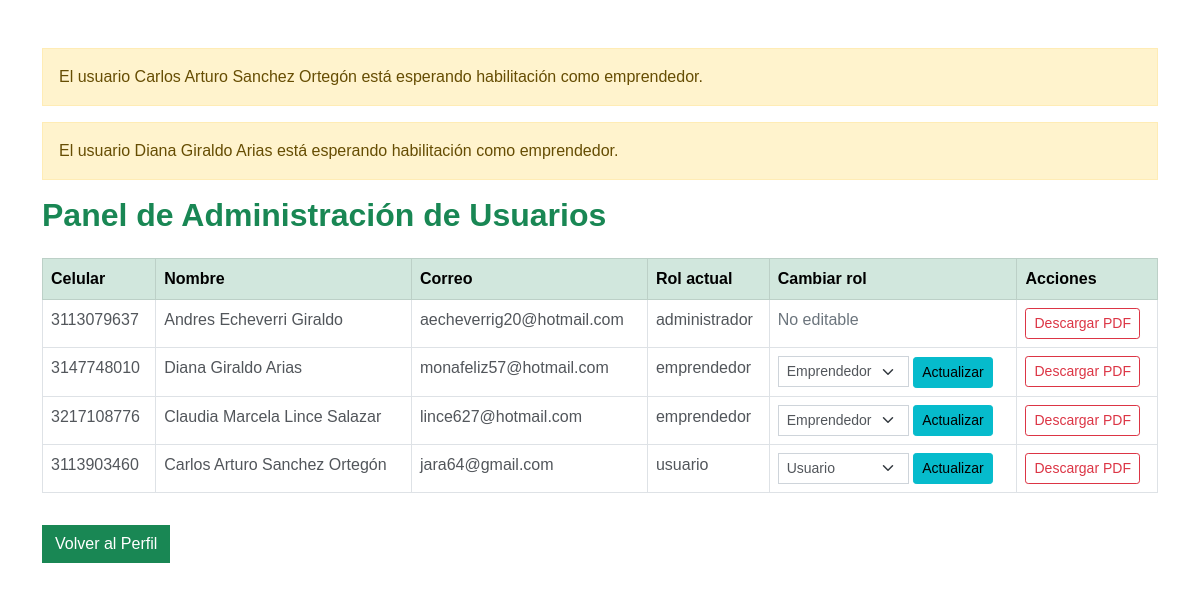
Page /admin_panel.php (signed in) on the earlier database version.
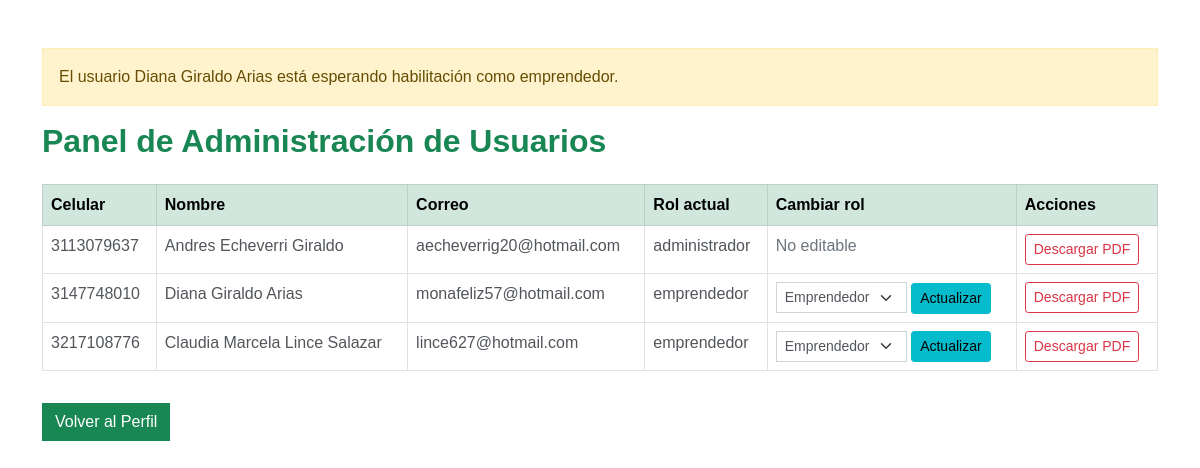
Same page on the later database version.
### tables this page shows
CREATE TABLE `notificaciones` (
  `id` int(11) NOT NULL,
  `usuario_id` int(11) DEFAULT NULL,
  `mensaje` varchar(255) DEFAULT NULL,
  `leida` tinyint(1) DEFAULT 0,
  `fecha` datetime DEFAULT current_timestamp()
);

CREATE TABLE `usuarios` (
  `id` int(11) NOT NULL,
  `numero_documento` varchar(20) NOT NULL,
  `tipo_documento` enum('CC','CE','PPT') NOT NULL,
  `nombre_completo` varchar(100) NOT NULL,
  `celular` varchar(10) NOT NULL,
  `correo` varchar(100) DEFAULT NULL,
  `contrasena` varchar(255) NOT NULL,
  `comuna` varchar(50) NOT NULL,
  `barrio` varchar(50) NOT NULL,
  `direccion` varchar(255) DEFAULT NULL,
  `emprendimiento` varchar(100) NOT NULL,
  `habilitado` tinyint(1) DEFAULT 0,
  `foto` varchar(255) DEFAULT NULL,
  `rol` varchar(50) DEFAULT 'usuario',
  `fecha_registro` datetime DEFAULT current_timestamp(),
  `instagram` varchar(255) DEFAULT NULL,
  `facebook` varchar(255) DEFAULT NULL,
  `resena` text DEFAULT NULL
);

### admin_panel.php (the view, shortened to what this page needs)
<?php
include("conexion.php");
$usuarios = $conn->query("SELECT numero_documento, celular, nombre_completo, correo, rol FROM usuarios");
?>
<!DOCTYPE html>
<html lang="es">
<head>
    <link href="css/bootstrap.min.css" rel="stylesheet">
</head>
<body>
<div class="container mt-5">
    <?php
    $notificaciones = $conn->query("SELECT n.*, u.nombre_completo FROM notificaciones n JOIN usuarios u ON n.usuario_id = u.id WHERE n.leida=0 AND u.rol != 'administrador' ORDER BY n.fecha DESC");
    while ($notif = $notificaciones->fetch_assoc()) {
        echo "<div class='alert alert-warning mb-3'>".$notif['mensaje']."</div>";
    }
    ?>
    <h2 class="mb-4 text-success">Panel de Administración de Usuarios</h2>
    <table class="table table-bordered table-hover">
        <thead class="table-success">
            <tr>
                <th>Celular</th>
                <th>Nombre</th>
                <th>Correo</th>
                <th>Rol actual</th>
                <th>Cambiar rol</th>
                <th>Acciones</th>
            </tr>
        </thead>
        <tbody>
        <?php while ($row = $usuarios->fetch_assoc()): ?>
            <tr>
                <td><?php echo htmlspecialchars($row['celular']); ?></td>
                <td><?php echo htmlspecialchars($row['nombre_completo']); ?></td>
                <td><?php echo htmlspecialchars($row['correo']); ?></td>
                <td><?php echo htmlspecialchars($row['rol']); ?></td>
                <td>
                    <?php if ($row['rol'] !== 'administrador'): ?>
                    <form method="POST" style="display:inline;">
                        <select name="nuevo_rol" class="form-select form-select-sm d-inline w-auto">
                            <option value="usuario" <?php if($row['rol']=='usuario') echo 'selected'; ?>>Usuario</option>
                            <option value="emprendedor" <?php if($row['rol']=='emprendedor') echo 'selected'; ?>>Emprendedor</option>
                        </select>
                        <button type="submit" class="btn btn-primary btn-sm">Actualizar</button>
                    </form>
                    <?php else: ?>
                        <span class="text-muted">No editable</span>
                    <?php endif; ?>
                </td>
                <td>
                    <a href="usuario_pdf.php?numero_documento=<?php echo urlencode($row['numero_documento']); ?>" class="btn btn-outline-danger btn-sm" target="_blank">
                        Descargar PDF
                    </a>
                </td>
            </tr>
        <?php endwhile; ?>
        </tbody>
    </table>
    <a href="perfil.php" class="btn btn-success mt-3">Volver al Perfil</a>
</div>
</body>
</html>

Differences in the rows shown:
no longer on this page (row edited): notificaciones: mensaje "El usuario Carlos Arturo Sanchez Ortegón está esperando habilitación como emprendedor."
removed usuarios: celular "3113903460", nombre_completo "Carlos Arturo Sanchez Ortegón", correo "jara64@gmail.com", rol "usuario", nuevo_rol "Usuario"
